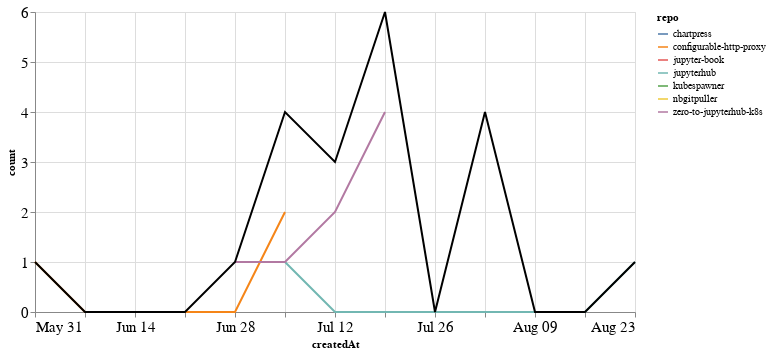

Source (notebook cell):
### Markdown cell above
## PRs

### Code cell
prs_time = prs.groupby('repo').resample('W', on='createdAt').count()['author'].reset_index()
prs_time = prs_time.rename(columns={'author': 'count'})
prs_time_total = prs_time.groupby('createdAt').agg({"count": "sum"}).reset_index()

ch1 = alt.Chart(prs_time, width=600).mark_line().encode(
    x='createdAt',
    y='count',
    color='repo',
    tooltip="repo"
)

ch2 = alt.Chart(prs_time_total, width=600).mark_line(color="black").encode(
    x='createdAt',
    y='count',
)

ch1 + ch2

### Figure 1 — Vega-Lite specification as saved in the notebook (floating-point values rounded to 4 significant figures)
{"config": {"axisLeft": {"labelFontSize": 15}, "axisBottom": {"labelFontSize": 15}}, "layer": [{"data": {"name": "data-08fae4a9529544f6373f4e8b9555d684"}, "mark": "line", "encoding": {"color": {"type": "nominal", "field": "repo"}, "tooltip": {"type": "nominal", "field": "repo"}, "x": {"type": "temporal", "field": "createdAt"}, "y": {"type": "quantitative", "field": "count"}}, "width": 600}, {"data": {"name": "data-15b9d9596e60e5b0591f17e6db6e1343"}, "mark": {"type": "line", "color": "black"}, "encoding": {"x": {"type": "temporal", "field": "createdAt"}, "y": {"type": "quantitative", "field": "count"}}, "width": 600}], "$schema": "https://vega.github.io/schema/vega-lite/v4.8.1.json", "datasets": {"data-08fae4a9529544f6373f4e8b9555d684": [{"repo": "chartpress", "createdAt": "2020-07-19T00:00:00", "count": 1}, {"repo": "configurable-http-proxy", "createdAt": "2020-05-31T00:00:00", "count": 1}, {"repo": "configurable-http-proxy", "createdAt": "2020-06-07T00:00:00", "count": 0}, {"repo": "configurable-http-proxy", "createdAt": "2020-06-14T00:00:00", "count": 0}, {"repo": "configurable-http-proxy", "createdAt": "2020-06-21T00:00:00", "count": 0}, {"repo": "configurable-http-proxy", "createdAt": "2020-06-28T00:00:00", "count": 0}, {"repo": "configurable-http-proxy", "createdAt": "2020-07-05T00:00:00", "count": 2}, {"repo": "jupyter-book", "createdAt": "2020-07-12T00:00:00", "count": 1}, {"repo": "jupyterhub", "createdAt": "2020-07-05T00:00:00", "count": 1}, {"repo": "jupyterhub", "createdAt": "2020-07-12T00:00:00", "count": 0}, {"repo": "jupyterhub", "createdAt": "2020-07-19T00:00:00", "count": 0}, {"repo": "jupyterhub", "createdAt": "2020-07-26T00:00:00", "count": 0}, {"repo": "jupyterhub", "createdAt": "2020-08-02T00:00:00", "count": 0}, {"repo": "jupyterhub", "createdAt": "2020-08-09T00:00:00", "count": 0}, {"repo": "jupyterhub", "createdAt": "2020-08-16T00:00:00", "count": 0}, {"repo": "jupyterhub", "createdAt": "2020-08-23T00:00:00", "count": 1}, {"repo": "kubespawner", "createdAt": "2020-07-19T00:00:00", "count": 1}, {"repo": "nbgitpuller", "createdAt": "2020-08-02T00:00:00", "count": 4}, {"repo": "zero-to-jupyterhub-k8s", "createdAt": "2020-06-28T00:00:00", "count": 1}, {"repo": "zero-to-jupyterhub-k8s", "createdAt": "2020-07-05T00:00:00", "count": 1}, {"repo": "zero-to-jupyterhub-k8s", "createdAt": "2020-07-12T00:00:00", "count": 2}, {"repo": "zero-to-jupyterhub-k8s", "createdAt": "2020-07-19T00:00:00", "count": 4}], "data-15b9d9596e60e5b0591f17e6db6e1343": [{"createdAt": "2020-05-31T00:00:00", "count": 1}, {"createdAt": "2020-06-07T00:00:00", "count": 0}, {"createdAt": "2020-06-14T00:00:00", "count": 0}, {"createdAt": "2020-06-21T00:00:00", "count": 0}, {"createdAt": "2020-06-28T00:00:00", "count": 1}, {"createdAt": "2020-07-05T00:00:00", "count": 4}, {"createdAt": "2020-07-12T00:00:00", "count": 3}, {"createdAt": "2020-07-19T00:00:00", "count": 6}, {"createdAt": "2020-07-26T00:00:00", "count": 0}, {"createdAt": "2020-08-02T00:00:00", "count": 4}, {"createdAt": "2020-08-09T00:00:00", "count": 0}, {"createdAt": "2020-08-16T00:00:00", "count": 0}, {"createdAt": "2020-08-23T00:00:00", "count": 1}]}}
